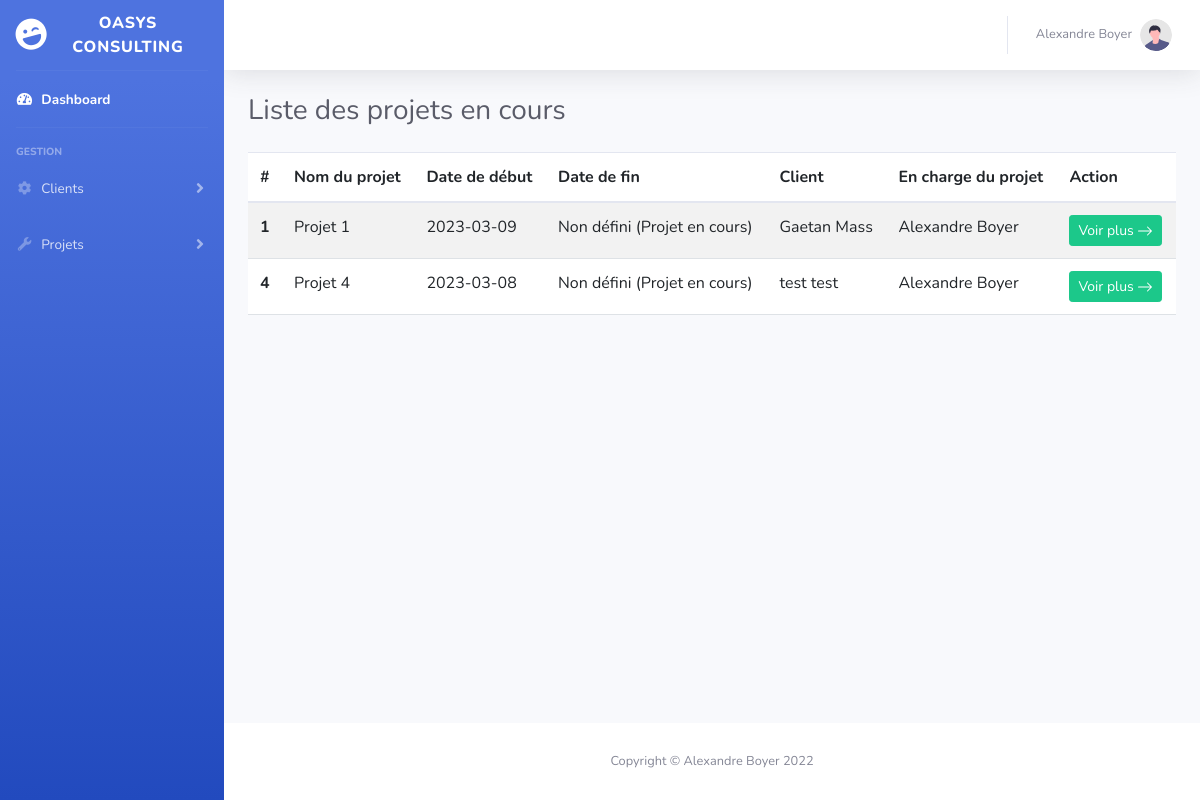
Screenshot of /controller/Route.php?action=list_current_project (signed in) with the database file from the repository.
### tables this page shows
CREATE TABLE `projet` (
  `code_projet` int(11) NOT NULL,
  `libelle_projet` varchar(50) NOT NULL,
  `date_de_debut_projet` date NOT NULL,
  `date_de_fin_projet` date DEFAULT NULL,
  `taux_horaire_projet` int(11) DEFAULT NULL,
  `id_user` int(11) NOT NULL,
  `id_facturation` int(11) DEFAULT NULL,
  `id_client` int(11) NOT NULL
);

CREATE TABLE `client` (
  `id_client` int(11) NOT NULL,
  `adresse_mail_client` varchar(255) DEFAULT NULL,
  `nom_client` varchar(255) DEFAULT NULL,
  `prenom_client` varchar(255) DEFAULT NULL,
  `nom_entreprise_client` varchar(255) NOT NULL
);

CREATE TABLE `user` (
  `id_user` int(11) NOT NULL,
  `adresse_mail_user` varchar(255) DEFAULT NULL,
  `password_user` varchar(255) DEFAULT NULL,
  `nom_user` varchar(50) DEFAULT NULL,
  `prenom_user` varchar(50) DEFAULT NULL,
  `id_role` int(11) NOT NULL
);

### controller/List_current_projectController.php (called while the page is built, shortened)
<?php
class List_current_projectController extends Controller
{
    public function resolve() {
        $projetSERVICE = new \model\service\projetSERVICE();
        $vars = [
            "listCurrentProjects" => $projetSERVICE->getCurrentProject(),
        ];
        $this->render("list_current_project", $vars);
    }
}

### controller/Route.php (called while the page is built, shortened)
<?php
    require_once("../autoloader.php");
        $controller = new $controllerName();
        $controller->guard();
        $controller->resolve();
?>

### model/metier/projetMetier.php (called while the page is built, shortened)
<?php
class projetMetier {
    private $code_projet;
    private $libelle_projet;
    private $date_de_debut_projet;
    private $prenom_client;
    private $nom_client;
    private $prenom_gestionnaire_projet;
    private $nom_gestionnaire_projet;
    public function setCode_projet($code_projet) : void {
        $this->code_projet = $code_projet;
    }
    public function setLibelle_projet($libelle_projet) : void {
        $this->libelle_projet = $libelle_projet;
    }
    public function setDate_de_debut_projet($date_de_debut_projet) : void {
        $this->date_de_debut_projet = $date_de_debut_projet;
    }
    public function setPrenom_client($prenom_client) : void {
        $this->prenom_client = $prenom_client;
    }
    public function setNom_client($nom_client) : void {
        $this->nom_client = $nom_client;
    }
    public function setPrenom_gestionnaire_projet($prenom_gestionnaire_projet) : void {
        $this->prenom_gestionnaire_projet = $prenom_gestionnaire_projet;
    }
    public function setNom_gestionnaire_projet($nom_gestionnaire_projet) : void {
        $this->nom_gestionnaire_projet = $nom_gestionnaire_projet;
    }
    public function getCode_projet() {
        return $this->code_projet;
    }
    public function getLibelle_projet() {
        return $this->libelle_projet;
    }
    public function getDate_de_debut_projet() {
        return $this->date_de_debut_projet;
    }
    public function getPrenom_client() {
        return $this->prenom_client;
    }
    public function getNom_client() {
        return $this->nom_client;
    }
    public function getPrenom_gestionnaire_projet() {
        return $this->prenom_gestionnaire_projet;
    }
    public function getNom_gestionnaire_projet() {
        return $this->nom_gestionnaire_projet;
    }
}
?>

### model/dao/projetDAO.php (called while the page is built, shortened)
<?php
class projetDAO
{
    private $Connection;
    public function __construct()
    {
        try {
            $hconnection = new Connexion();
            $this->Connection = $hconnection->getConnection();
        } catch (\Exception $e) {
            throw new \Exception('Impossible d\'établir la connexion à la BD.');
        }
    }
    public function getCurrentProject()
    {
       $getCurrentProject =  $this->Connection->prepare("SELECT projet.code_projet, libelle_projet, date_de_debut_projet, date_de_fin_projet, projet.id_client, client.nom_client, client.prenom_client, user.nom_user, user.prenom_user FROM projet, client, user WHERE projet.id_client = client.id_client AND projet.id_user = user.id_user AND projet.id_user = :id_user AND date_de_fin_projet IS NULL");
       $getCurrentProject->bindParam(':id_user', $_SESSION['id']);
       $getCurrentProject->execute();
        return projetMetier::fromFetchAllData($getCurrentProject->fetchAll());
    }
}
?>

### model/dao/Connexion.php (called while the page is built, shortened)
<?php
class Connexion{
    private $driver;
    private $host, $user, $pass, $database, $charset;
    public function __construct() {
        $this->driver=DB_DRIVER;
        $this->host=DB_HOST;
        $this->user=DB_USER;
        $this->pass=DB_PASS;
        $this->database=DB_DATABASE;
        $this->charset=DB_CHARSET;
    }
    public function getConnection(){
        $dsn = $this->driver.':host='.$this->host.';dbname='.$this->database.';charset='.$this->charset;
        try {
            $connection = new \PDO($dsn, $this->user, $this->pass);
            $connection->setAttribute(\PDO::ATTR_ERRMODE, \PDO::ERRMODE_EXCEPTION);
            return $connection;
        } catch (\PDOException $e) {
            throw new \Exception('Impossible d\'établir la connexion à la BD.');
        }
    }
}
?>

### model/service/projetSERVICE.php (called while the page is built, shortened)
<?php
class projetSERVICE {
    private $projetDAO;
    public function __construct() {
        try {
            $this->projetDAO = new \model\dao\projetDAO();
        }
        catch (\Exception $e) {
            throw new \Exception('Impossible d\'établir la connexion à la BD.');
        }
    }
    public function getCurrentProject() {
        return $this->projetDAO->getCurrentProject();
    }
}

### autoloader.php (called while the page is built, shortened)
<?php
class Autoloader {
    static public function loader($className) {
        $filename = BASE_PATH.DIRECTORY_SEPARATOR.str_replace("\\", DIRECTORY_SEPARATOR, $className) . ".php";
        if (file_exists($filename)) {
            if (class_exists($className)) {
                return TRUE;
            }
        }
        return FALSE;
    }
}
?>

### view/list_current_project.php (the view, shortened to what this page needs)
<!DOCTYPE html>
<html lang="fr">
    <head>
        <link href="../assets/vendor/fontawesome-free/css/all.min.css" rel="stylesheet" type="text/css">
        <link href="https://cdn.jsdelivr.net/npm/bootstrap@5.3.0-alpha1/dist/css/bootstrap.min.css" rel="stylesheet">
        <link href="../assets/css/sb-admin-2.min.css" rel="stylesheet">
    </head>
    <body id="page-top">
    <div id="wrapper">
        <?php
        include('../assets/include/header.php');
        ?>
        <div id="content-wrapper" class="d-flex flex-column">
            <div id="content">
                <?php
                include('../assets/include/topbar.php');
                ?>
                <div class="container-fluid">
                    <h1 class="h3 mb-4 text-gray-800">Liste des projets en cours</h1>
                    <table class="table table-striped">
                        <thead>
                            <tr>
                                <th scope="col">#</th>
                                <th scope="col">Nom du projet</th>
                                <th scope="col">Date de début</th>
                                <th scope="col">Date de fin</th>
                                <th scope="col">Client</th>
                                <th scope="col">En charge du projet</th>
                                <th scope="col">Action</th>
                            </tr>
                        </thead>
                        <tbody>
                            <?php
                            foreach($listCurrentProjects as $currentproject) {
                                echo "<tr>";
                                    echo "<th scope='row'>".$currentproject->getCode_projet()."</th>";
                                    echo "<td>".$currentproject->getLibelle_projet()."</td>";
                                    echo "<td>".$currentproject->getDate_de_debut_projet()."</td>";
                                    echo "<td>Non défini (Projet en cours)</td>";
                                    echo "<td>".$currentproject->getPrenom_client()." ".$currentproject->getNom_client()."</td>";
                                    echo "<td>".$currentproject->getPrenom_gestionnaire_projet()." ".$currentproject->getNom_gestionnaire_projet()."</td>";
                                    echo "<td><a class='btn btn-sm btn-success' href='../controller/Route.php?action=project&project_number=".$currentproject->getCode_projet()."'>Voir plus <svg xmlns='http://www.w3.org/2000/svg' width='16' height='16' fill='currentColor' class='bi bi-arrow-right' viewBox='0 0 16 16'><path fill-rule='evenodd' d='M1 8a.5.5 0 0 1 .5-.5h11.793l-3.147-3.146a.5.5 0 0 1 .708-.708l4 4a.5.5 0 0 1 0 .708l-4 4a.5.5 0 0 1-.708-.708L13.293 8.5H1.5A.5.5 0 0 1 1 8z'/></svg></a></td>";
                                echo "</tr>";
                            }
                            ?>
                        </tbody>
                    </table>
                </div>
            </div>
            <?php
            include('../assets/include/footer.php');
            ?>
        </div>
    </div>
    </body>
</html>

### rows the page displays
projet: code_projet "1", libelle_projet "Projet 1", date_de_debut_projet "2023-03-09", id_client.prenom_client "Gaetan", id_client.nom_client "Mass", id_user.prenom_user "Alexandre", id_user.nom_user "Boyer"
projet: code_projet "4", libelle_projet "Projet 4", date_de_debut_projet "2023-03-08", id_client.prenom_client "test", id_client.nom_client "test", id_user.prenom_user "Alexandre", id_user.nom_user "Boyer"

### other values shown
$_SESSION["prenom"] "Alexandre"
$_SESSION["nom"] "Boyer"
